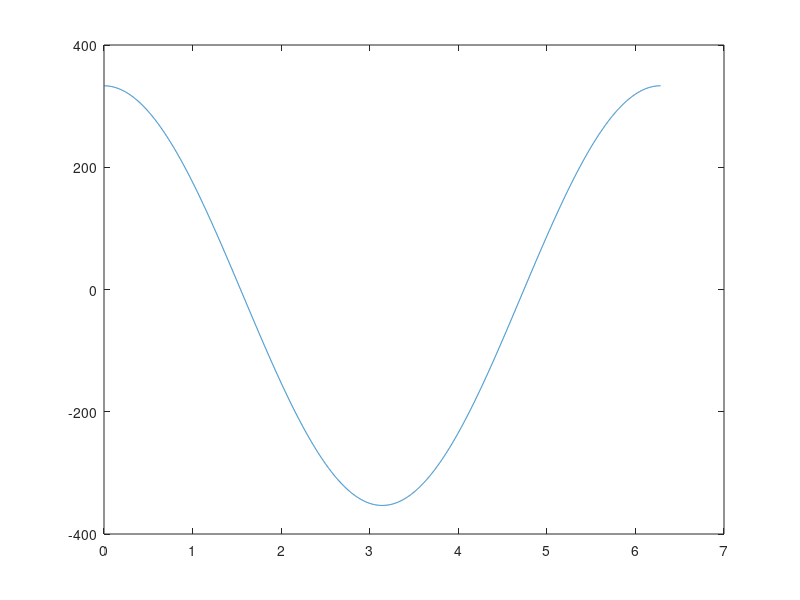

Source code (MATLAB):

d1 = 62.5;
a1 = 41.20509591;
a2 = 178.45003439;
a3 = 170.35097;


theta2 = pi/6;
theta3 =0;
phi=atan2(0,d1/a1);
x_des = 10;
y_des = 10;
z_des = 10;
i=1;

for theta1=0:0.001:2*pi
    f1(i) = cos(theta1) * (a1 + a2 * cos(theta2 + phi) + a3 * cos(theta2 + theta3 + phi)) -x_des;
    f2(i) = sin(theta1) * (a1 + a2 * cos(theta2 + phi) + a3 * cos(theta2 + theta3 + phi)) -y_des;
    f3(i) = d1 + a2 * sin(theta2 + phi) + a3 * sin(theta2 + theta3 + phi) -z_des;
    i=i+1;
end 
theta1=0:0.001:2*pi;
figure;
plot(theta1,f1);

